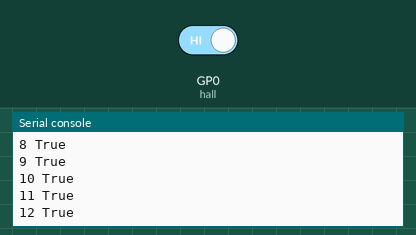
Bench run of a program on a simulated Raspberry Pi Pico running CircuitPython. On the bench: the last lines printed to the serial console. The inputs (shaded band) are chosen by the test bench; at power-on: GP0 (hall) HIGH.

Above: at 1.2 s.
1.3 s: GP0 (hall) driven LOW
At 1.31 s:
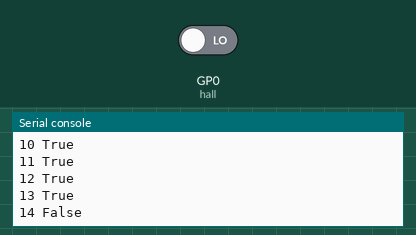
2.9 s: GP0 (hall) driven HIGH
At 2.91 s:
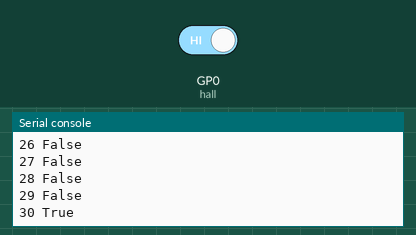

Measured:
- after the input at 1.3 s, the serial console: prints a new line at once (image 1)

The program:

hall-pullUP-2.py
```python
import board
import digitalio
import time

'''
Connections:
         ____
         |  |-- Dout (hall)
    Gnd--|  |
         |  |-- Din (power)
         ____
'''

hall = digitalio.DigitalInOut(board.GP0)
hall.direction = digitalio.Direction.INPUT
hall.pull = digitalio.Pull.UP
#break_beam.value

power = digitalio.DigitalInOut(board.GP3)
power.direction = digitalio.Direction.OUTPUT
power.value = True

n=0
while True:
    #print(break_beam.value)
    n+=1
    print(n, hall.value)
    time.sleep(0.1)
```
